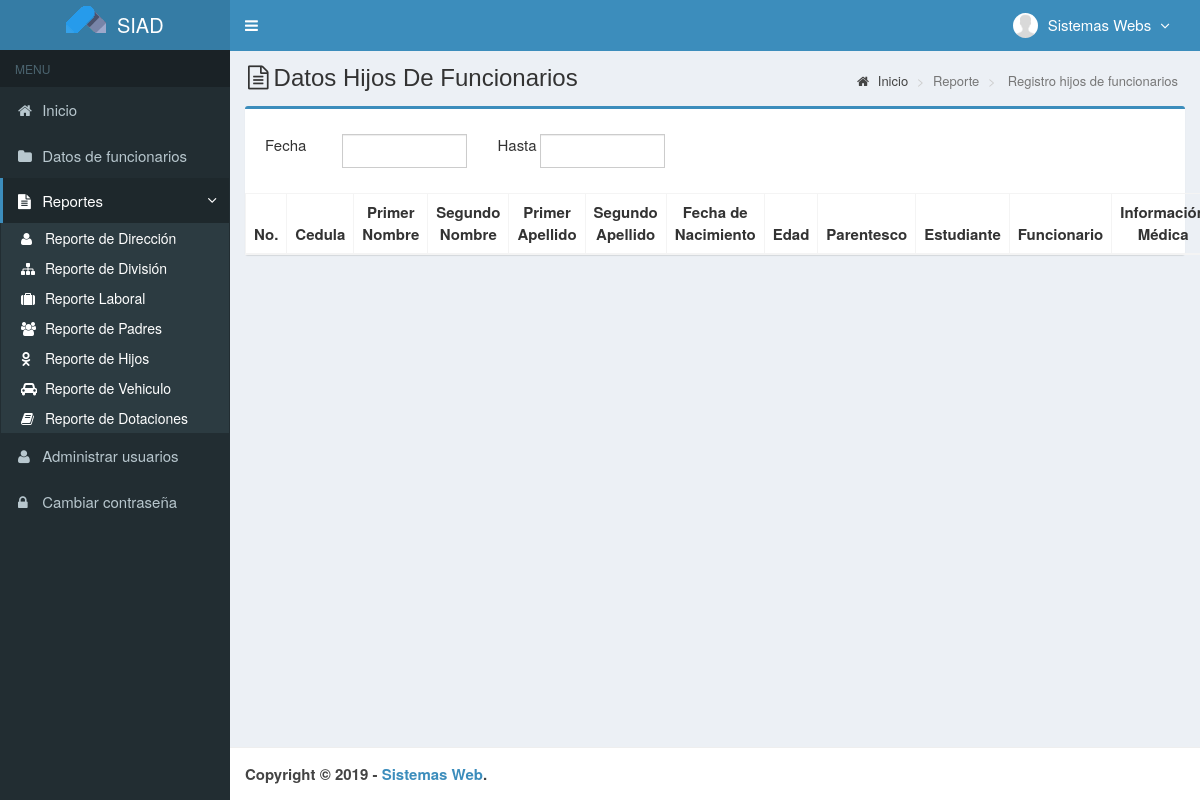
The app's page /main.php?module=stock_report (signed in), older data.
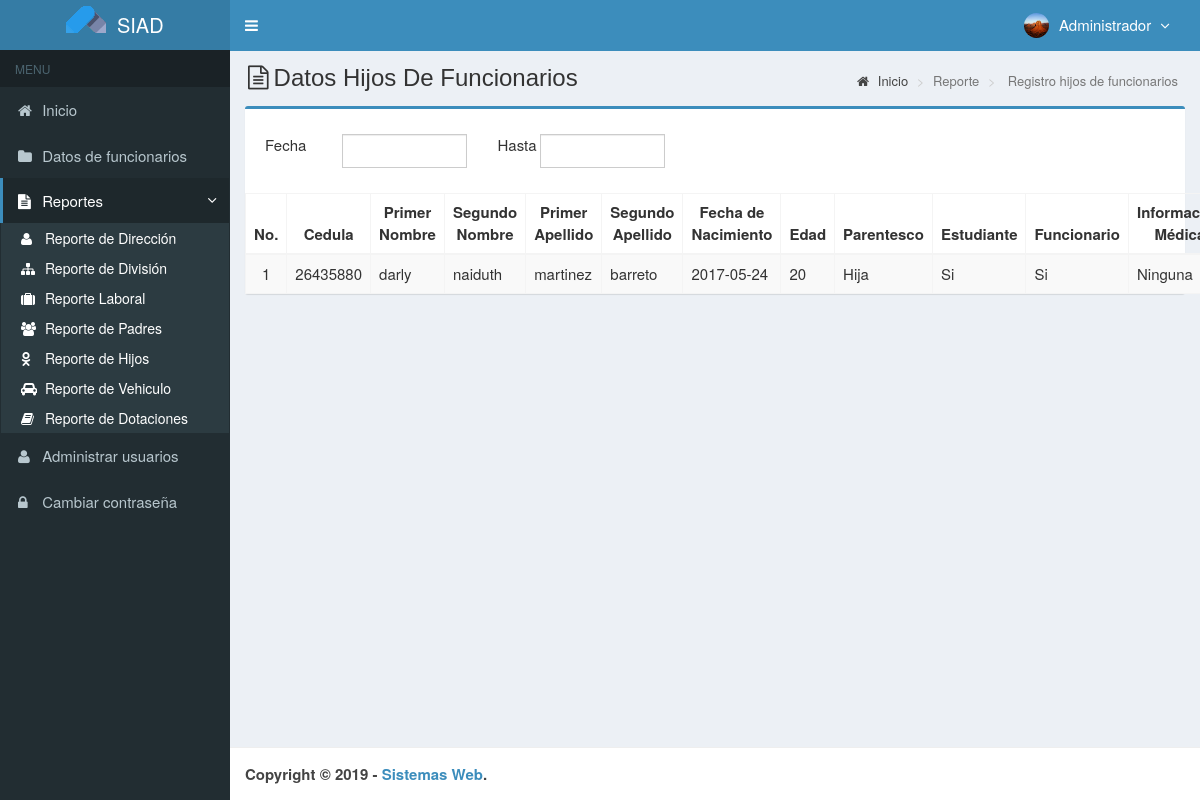
The same page, newer data.
### tables this page shows
CREATE TABLE `usuarios` (
  `id_user` int(3) NOT NULL,
  `username` varchar(50) NOT NULL,
  `name_user` varchar(50) NOT NULL,
  `password` varchar(50) NOT NULL,
  `correo_i` varchar(50) DEFAULT NULL,
  `telefono` varchar(13) DEFAULT NULL,
  `foto` varchar(100) DEFAULT NULL,
  `permisos_acceso` enum('Super Admin','Gerente','Almacen') NOT NULL,
  `status` enum('activo','bloqueado') NOT NULL DEFAULT 'activo',
  `created_at` timestamp NOT NULL DEFAULT CURRENT_TIMESTAMP,
  `updated_at` timestamp NOT NULL DEFAULT CURRENT_TIMESTAMP ON UPDATE CURRENT_TIMESTAMP
);

CREATE TABLE `familiares` (
  `cedula` int(15) NOT NULL,
  `p_nombre` varchar(50) NOT NULL,
  `s_nombre` varchar(50) NOT NULL,
  `p_apellido` varchar(50) NOT NULL,
  `s_apellido` varchar(50) NOT NULL,
  `fec_nac` date NOT NULL,
  `edad` int(3) NOT NULL,
  `parentesco` varchar(20) NOT NULL,
  `estudiante` varchar(3) NOT NULL,
  `funcionario` varchar(3) NOT NULL,
  `inf_med` varchar(200) NOT NULL
);

### modules/stock_report/view.php (the view, shortened to what this page needs)
<section class="content-header">
  <h1>
    <i class="fa fa-file-text-o icon-title"></i>Datos Hijos De Funcionarios
  </h1>
  <ol class="breadcrumb">
    <li><a href="?module=start"><i class="fa fa-home"></i> Inicio</a></li>
    <li class="active">Reporte</li>
    <li class="active"> Registro hijos de funcionarios</li>
  </ol>
</section>
<section class="content">
  <div class="row">
    <div class="col-md-12">
      <div class="box box-primary">
        <form role="form" class="form-horizontal" method="GET" action="modules/stock_report/print.php" target="_blank">
          <div class="box-body">
            <div class="form-group">
              <label class="col-sm-1">Fecha</label>
              <div class="col-sm-2">
                <input type="text" class="form-control date-picker" data-date-format="dd-mm-yyyy" name="tgl_awal" autocomplete="off" required>
              </div>
              <label class="col-sm-1">Hasta</label>
              <div class="col-sm-2">
                <input style="margin-left:-35px" type="text" class="form-control date-picker" data-date-format="dd-mm-yyyy" name="tgl_akhir" autocomplete="off" required>
              </div>
            </div>
          </div>
          <table id="dataTables1" class="table table-bordered table-striped table-hover">
            <thead>
              <tr>
                <th class="center">No.</th>
                <th class="center">Cedula</th>
                <th class="center">Primer Nombre</th>
                <th class="center">Segundo Nombre</th>
                <th class="center">Primer Apellido</th>
                <th class="center">Segundo Apellido</th>
                <th class="center">Fecha de Nacimiento</th>
                <th class="center">Edad</th>
                <th class="center">Parentesco</th>
                <th class="center">Estudiante</th>
                <th class="center">Funcionario</th>
                <th class="center">Información Médica</th>
              </tr>
            </thead>
            <tbody>
            <?php
            $no = 1;
            $query = mysqli_query($mysqli, "SELECT cedula,p_nombre,s_nombre,p_apellido,s_apellido,fec_nac,edad,parentesco,estudiante,funcionario,inf_med FROM familiares ORDER BY cedula ASC")
                                            or die('Error: '.mysqli_error($mysqli));
            while ($data = mysqli_fetch_assoc($query)) {
              echo "<tr>
                      <td width='30' class='center'>$no</td>
                      <td width='80' class='center'>$data[cedula]</td>
                      <td width='80'>$data[p_nombre]</td>
                      <td width='80'>$data[s_nombre]</td>
                      <td width='80'>$data[p_apellido]</td>
                      <td width='80'>$data[s_apellido]</td>
                      <td width='80'>$data[fec_nac]</td>
                      <td width='80'>$data[edad]</td>
                      <td width='80'>$data[parentesco]</td>
                      <td width='80'>$data[estudiante]</td>
                      <td width='80'>$data[funcionario]</td>
                      <td width='80'>$data[inf_med]</td>
                    </tr>";
              $no++;
            }
            ?>
            </tbody>
          </table>
</section>
    </div>
  </div>

### top-menu.php (shortened to what this page needs)
<?php
require_once "config/database.php";
$query = mysqli_query($mysqli, "SELECT id_user, name_user, foto, permisos_acceso FROM usuarios WHERE id_user='$_SESSION[id_user]'")
                                or die('error: '.mysqli_error($mysqli));
$data = mysqli_fetch_assoc($query);
?>
<li class="dropdown user user-menu">
  <a href="#" class="dropdown-toggle" data-toggle="dropdown">
  <?php
  if ($data['foto']=="") { ?>
    <img src="images/user/user-default.png" class="user-image" alt="User Image"/>
  <?php
  }
  else { ?>
    <img src="images/user/<?php echo $data['foto']; ?>" class="user-image" alt="User Image"/>
  <?php
  }
  ?>
    <span class="hidden-xs"><?php echo $data['name_user']; ?> <i style="margin-left:5px" class="fa fa-angle-down"></i></span>
  </a>
</li>

Row changes from the older to the newer data that the page shows:
changed usuarios: foto: picture added in place of a placeholder; name_user "Sistemas Webs" → "Administrador"
added familiares: cedula "26435880", p_nombre "darly", s_nombre "naiduth", p_apellido "martinez", s_apellido "barreto", fec_nac "2017-05-24", edad "20", parentesco "Hija", estudiante "Si", funcionario "Si", inf_med "Ninguna"
